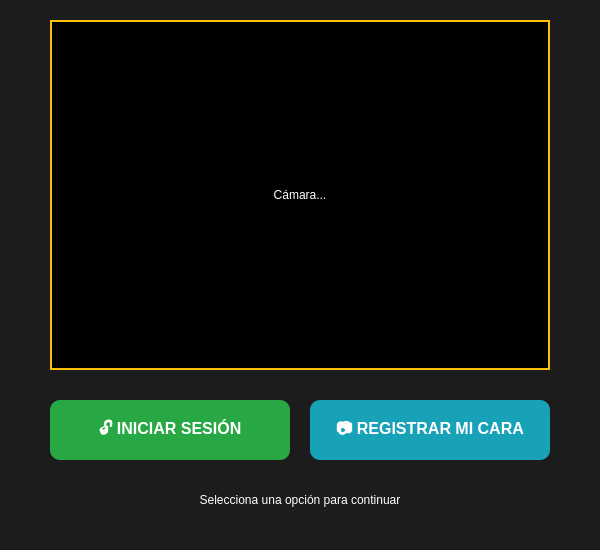
<?xml version="1.0" encoding="UTF-8"?>
<ui version="4.0">
 <class>MainWindow</class>
 <widget class="QMainWindow" name="MainWindow">
  <property name="geometry">
   <rect>
    <x>0</x>
    <y>0</y>
    <width>600</width>
    <height>550</height>
   </rect>
  </property>
  <property name="windowTitle">
   <string>BETUTM 71 - Biometría</string>
  </property>
  <property name="styleSheet">
   <string notr="true">background-color: #1c1c1c; color: white;</string>
  </property>
  <widget class="QWidget" name="centralwidget">
   <widget class="QLabel" name="label_video">
    <property name="geometry">
     <rect>
      <x>50</x>
      <y>20</y>
      <width>500</width>
      <height>350</height>
     </rect>
    </property>
    <property name="styleSheet">
     <string>border: 2px solid #ffc107; background-color: black;</string>
    </property>
    <property name="text">
     <string>Cámara...</string>
    </property>
    <property name="alignment">
     <set>Qt::AlignCenter</set>
    </property>
   </widget>
   
   <widget class="QPushButton" name="btn_login">
    <property name="geometry">
     <rect>
      <x>50</x>
      <y>400</y>
      <width>240</width>
      <height>60</height>
     </rect>
    </property>
    <property name="styleSheet">
     <string>background-color: #28a745; color: white; font-weight: bold; font-size: 16px; border-radius: 10px;</string>
    </property>
    <property name="text">
     <string>🔓 INICIAR SESIÓN</string>
    </property>
   </widget>

   <widget class="QPushButton" name="btn_registro">
    <property name="geometry">
     <rect>
      <x>310</x>
      <y>400</y>
      <width>240</width>
      <height>60</height>
     </rect>
    </property>
    <property name="styleSheet">
     <string>background-color: #17a2b8; color: white; font-weight: bold; font-size: 16px; border-radius: 10px;</string>
    </property>
    <property name="text">
     <string>📷 REGISTRAR MI CARA</string>
    </property>
   </widget>

   <widget class="QLabel" name="label_instruccion">
    <property name="geometry">
     <rect>
      <x>50</x>
      <y>480</y>
      <width>500</width>
      <height>40</height>
     </rect>
    </property>
    <property name="text">
     <string>Selecciona una opción para continuar</string>
    </property>
    <property name="alignment">
     <set>Qt::AlignCenter</set>
    </property>
   </widget>
  </widget>
 </widget>
 <resources/>
 <connections/>
</ui>
